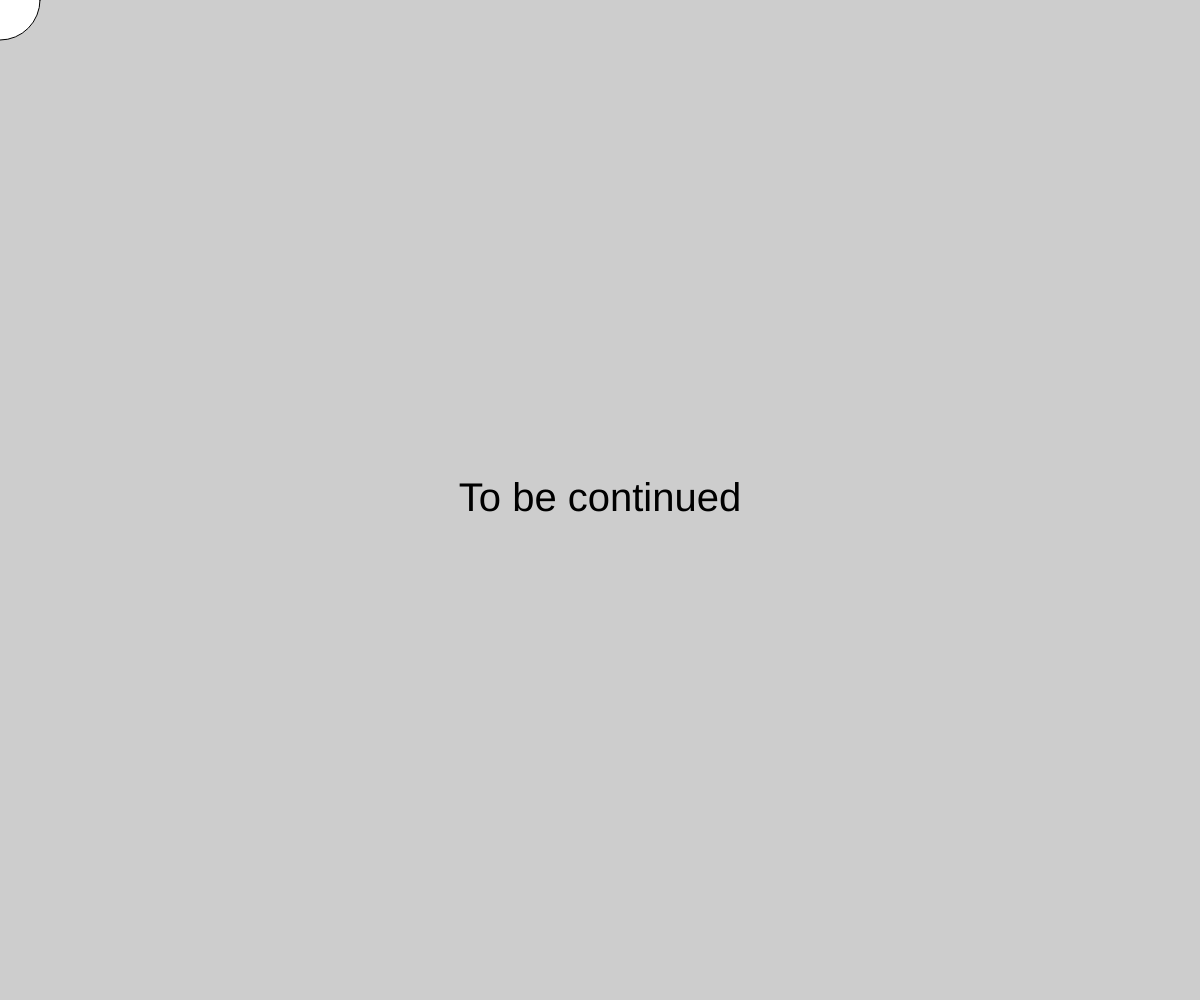
Frame 1 (no input)
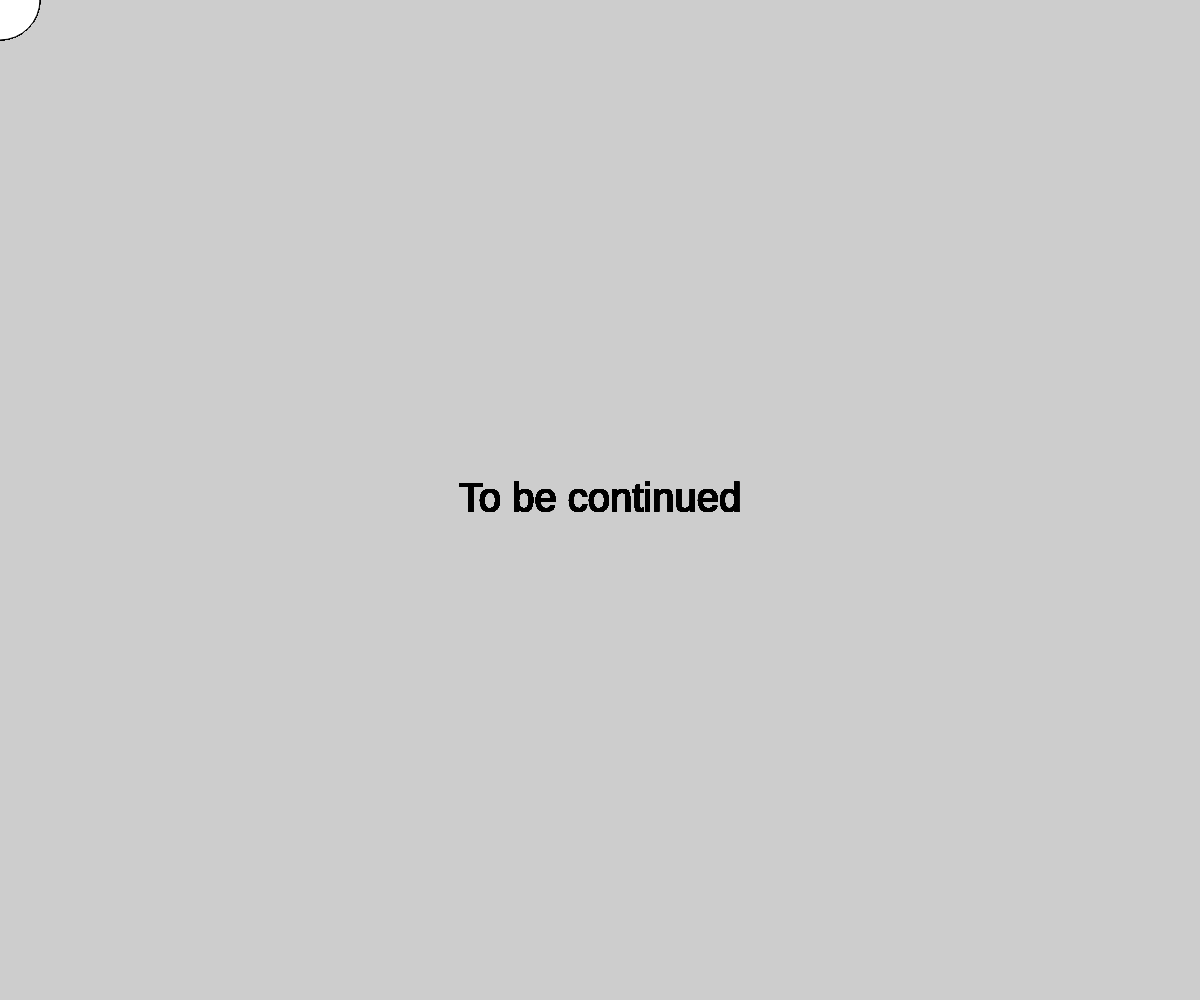
Frame 60 (no input)
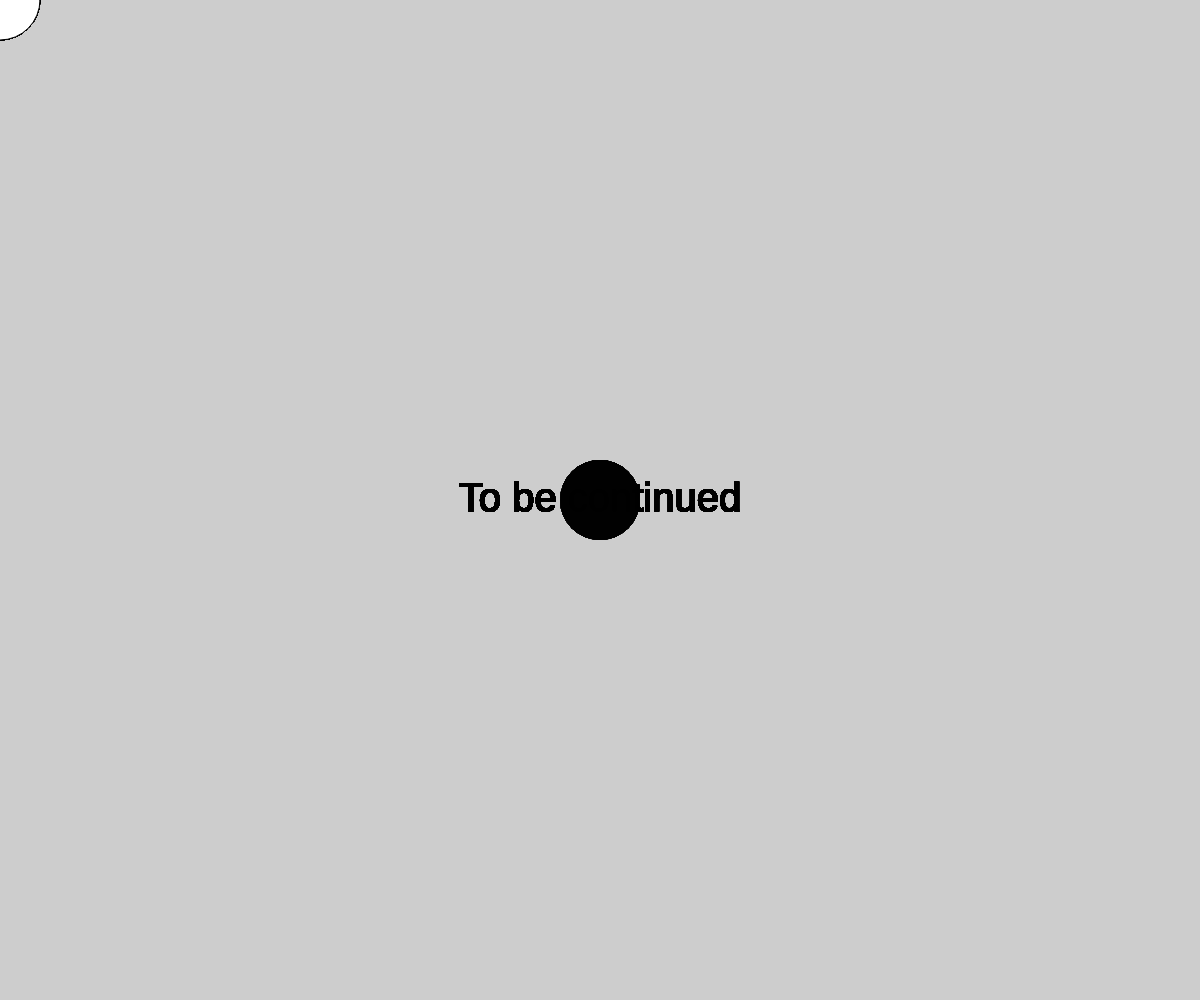
Frame 120 (the mouse pressed at the canvas centre since frame 60)

The p5.js sketch that drew these frames (run headless with seeded random() and noise() and a simulated clock; from frame 60 on, the mouse is pressed at the canvas centre):

// p5.js sketch
// ── sketch.js
function setup() {
  createCanvas(windowWidth, windowHeight);
  background(0,0,0,50);
}

function draw() {
  fill(0, 0, 0);
  textSize(width / 30);
  textAlign(CENTER, CENTER);
  text('To be continued', windowWidth/2, windowHeight/2);


  if (mouseIsPressed) {
    fill(0,0,0,60);
    strokeWeight(5);
    //stroke(0,0,0,70);
    noStroke();
  } else {
    fill(255);
    strokeWeight(1);
    stroke(0);
  }
  ellipse(mouseX, mouseY, 80, 80);
}

function windowResized() {
  resizeCanvas(windowWidth, windowHeight);

}
